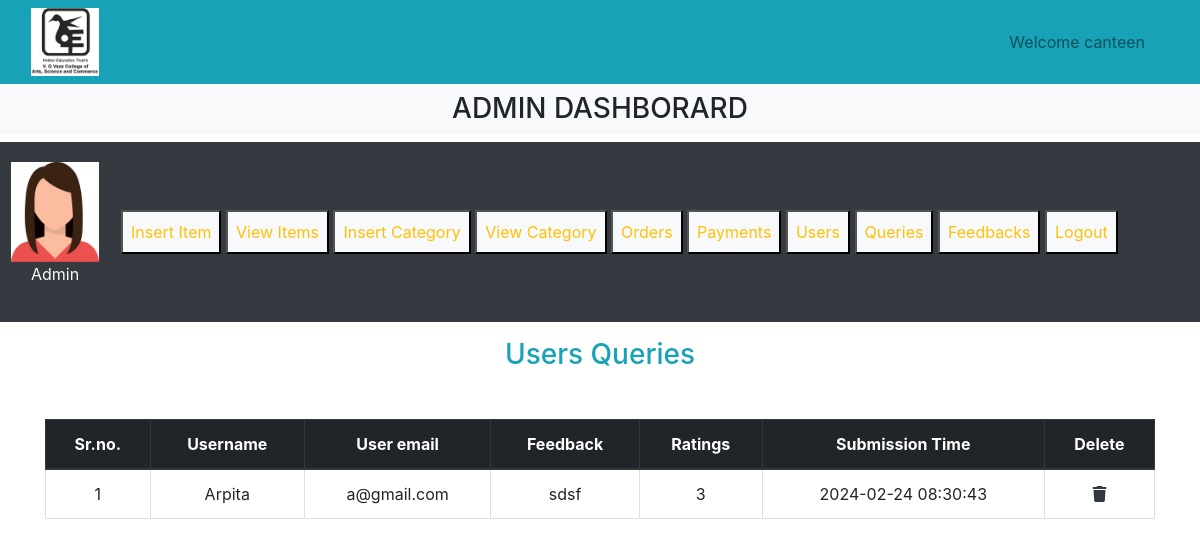
/canteen/admin/admin_panel.php?feedback (signed in), run on the app's committed database.
### tables this page shows
CREATE TABLE `feedback` (
  `feedback_id` int(11) NOT NULL,
  `name` varchar(255) NOT NULL,
  `email` varchar(255) NOT NULL,
  `feedback` text NOT NULL,
  `ratings` tinytext NOT NULL,
  `timestamp` timestamp NOT NULL DEFAULT current_timestamp() ON UPDATE current_timestamp()
);

### canteen/admin/feedback.php (the view, shortened to what this page needs)
<h3 class="text-info text-center">Users Queries</h3>
<table class="table table-bordered mt-5">
    <thead class="thead-dark">
    <?php
    $get_query="Select * from `feedback`";
    $result=mysqli_query($con,$get_query);
    $row_count=mysqli_num_rows($result);
    echo "<tr class='text-center'>
    <th>Sr.no.</th>
    <th>Username</th>
    <th>User email</th>
    <th>Feedback</th>
    <th>Ratings</th>
    <th>Submission Time</th>
    <th>Delete</th>
</tr>
</thead>
<tbody class='text-center'>";
if($row_count==0){
    echo "<h2 class='text-danger text-center mt-5'>No query found</h2>";
}else{
    $number=0;
    while($row_data=mysqli_fetch_array($result)){
        $feedback_id=$row_data['feedback_id'];
        $username=$row_data['name'];
        $email=$row_data['email'];
        $feedback=$row_data['feedback'];
        $ratings=$row_data['ratings'];
        $timestamp=$row_data['timestamp'];
        $number++;
        ?>
        <tr>
        <td><?php echo $number;?></td>
        <td><?php echo $username;?></td>
        <td><?php echo $email;?></td>
        <td><?php echo $feedback;?></td>
        <td><?php echo $ratings;?></td>
        <td><?php echo $timestamp;?></td>
        <td><a href="admin_panel.php?delete_feedback=<?php echo $feedback_id?>" type="button" class="text-dark" data-toggle="modal" data-target="#exampleModalLong"><i class="fa-solid fa-trash"></i></a></td>
    </tr>
 <?php
    }
}
?>
    </tbody>
</table>

### canteen/style.css (style rules this page uses)
* { margin: 0; padding: 0; box-sizing: border-box; }

### canteen/admin/admin_panel.php (style rules this page uses)
body { overflow-x: hidden; }

### data on the page
feedback: name "Arpita", email "a@gmail.com", feedback "sdsf", ratings "3", timestamp "2024-02-24 08:30:43"

### other printed values
$_SESSION['canteen'] "canteen"
